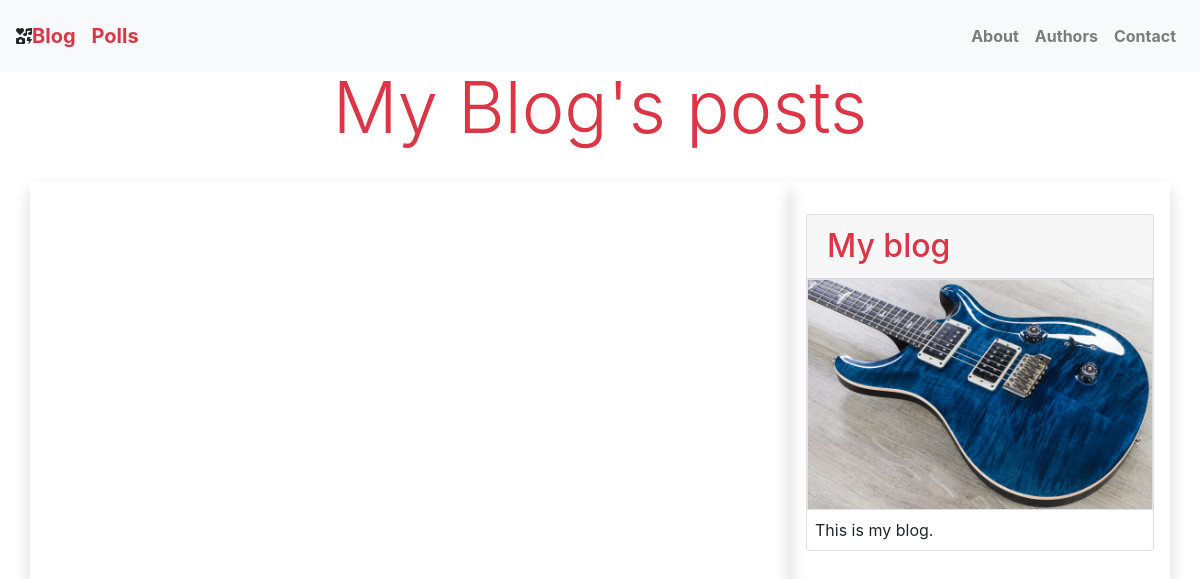
The page /blog/answer on the database as committed earlier.
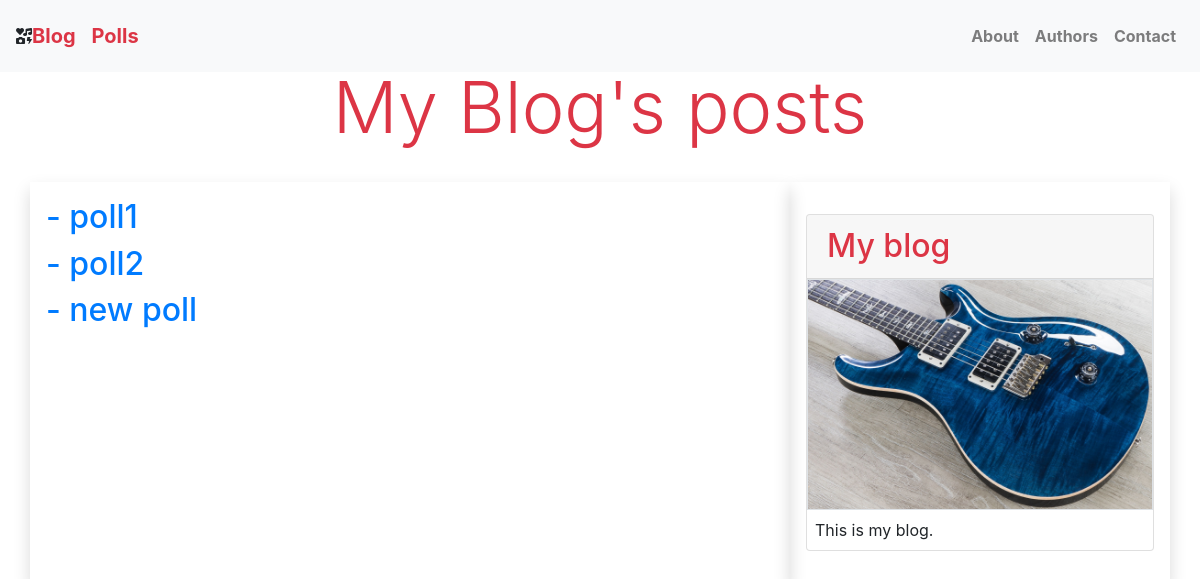
The same page on the database as committed later.
### blog/models.py (models this page shows)
class Poll(models.Model):
    text = models.CharField(max_length=50)
    slug = models.SlugField(max_length=250, default='default')
    def get_url(self):
        return reverse("blog:poll_detail", args=[self.slug])

### blog/views.py (the view, shortened to what this page needs)
# urls.py: path('answer', views.save_answer, name='save_answer'),
def save_answer(request):
    object_list = Poll.objects.all()
    poll_answers = PollAnswer.objects.all()
    return render(request, 'blog/poll/poll_list.html', {'polls': object_list})

### blog/templates/blog/poll/poll_list.html (shortened to what this page needs)
{% extends "../base.html" %}
{% block content %}
    {% for poll in polls %}
        <h2><a href="{{ poll.get_url }}">- {{ poll.text }} </a></h2>
    {% endfor %}
{% endblock %}

### blog/templates/blog/base.html (shortened to what this page needs)
{% load static %}
<!DOCTYPE html>
<html lang="en">
<head>
    <link href="{% static '..\static\css\blogStyle.css' %}" rel="stylesheet" type="text/css">
    <link href="{% static 'css/bootstrap.css' %}" rel="stylesheet" type="text/css"/>
    <link rel="stylesheet" href="https://use.fontawesome.com/releases/v5.8.1/css/all.css"
>
</head>
<body>
<nav class="navbar navbar-expand-lg navbar-light bg-light fixed-top py-3">
    <i class="fas fa-icons"></i>
    <a class="navbar-brand text-danger font-weight-bold" href="/blog">Blog</a>
    <a class="navbar-brand text-danger font-weight-bold" href="/blog/polls">Polls</a>
    <div class="collapse navbar-collapse" id="navbarNav">
        <ul class="navbar-nav ml-auto">
            <li class="nav-item text-black">
                <a class="nav-link text-black font-weight-bold" href="#">About</a>
            </li>
            <li class="nav-item text-black">
                <a class="nav-link text-black font-weight-bold" href="#">Authors</a>
            </li>
            <li class="nav-item text-black">
                <a class="nav-link text-black font-weight-bold" href="#">Contact</a>
            </li>
        </ul>
    </div>
</nav>
<br><br>
<div class="container-fluid d-flex justify-content-center my-10 content">
    <div class="row">
        <div class="col-12 mt-3">
            <h1 class="display-3 text-danger">My Blog's posts</h1></div>
    </div>
</div>
<div class="container">
    <div class="row">
        <div class="col-xl-8 col-sm-12 my-4 shadow p-3 mb-5">
            {% block content %}{% endblock %}
        </div>
        <div class="col-xl-4 col-sm-12 my-4 shadow p-3 mb-5">
            <div class="card my-3">
                <h2 class="card-header text-danger">My blog</h2>
                <img src="{% static 'images\img.jpg' %}" alt="Image" class="border"/>
                <p class="card-text px-2 py-2">This is my blog.</p>
            </div>
        </div>
    </div>
</div>
</body>
</html>

Rows that differ between the two databases and show on the page:
added Poll: text "poll1"
added Poll: text "poll2"
added Poll: text "new poll"
